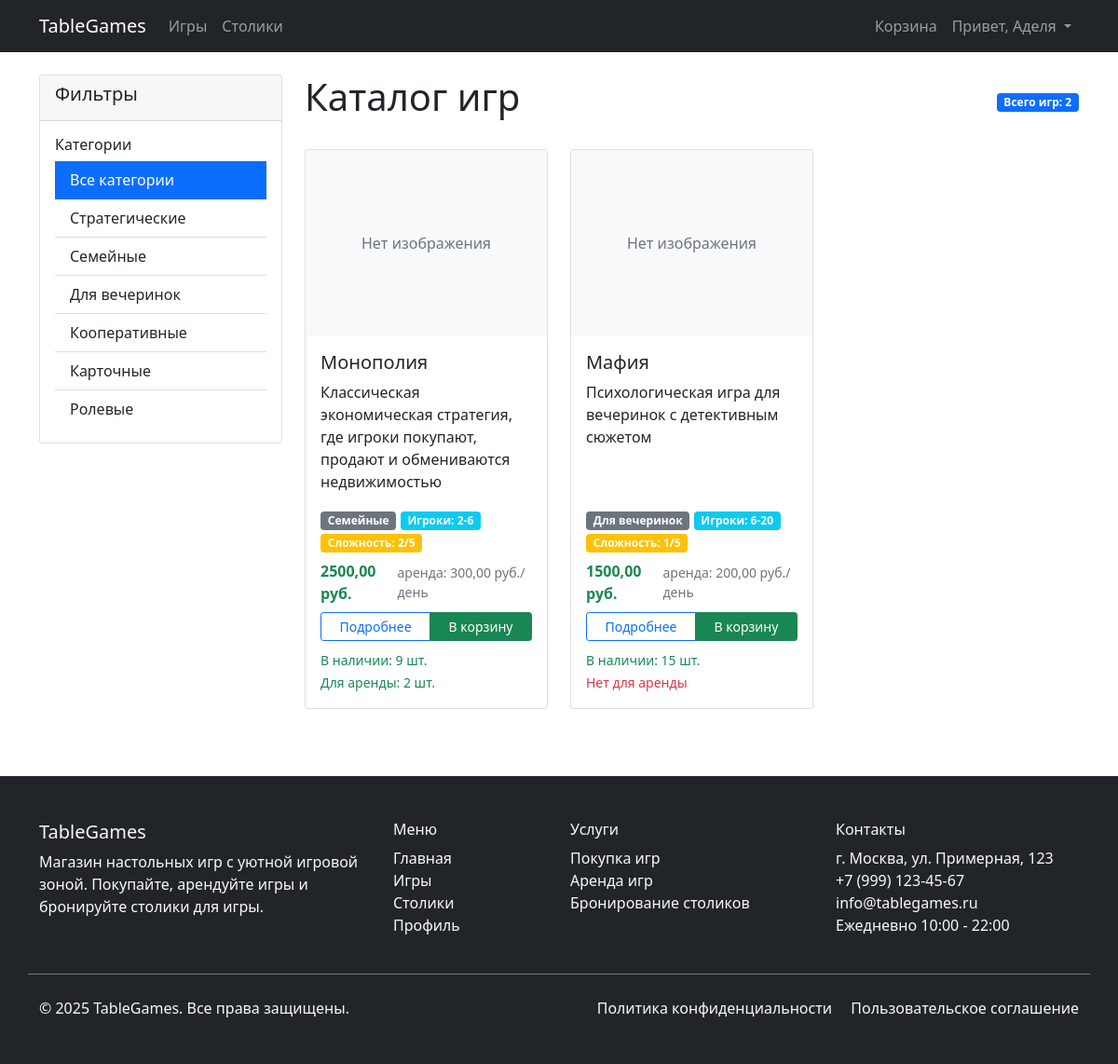
The app's page /games/ (signed in) with its own data.
### tablegames/models.py (models this page shows, shortened)
class Game(models.Model):
    GAME_CATEGORIES = [
        ('strategy', 'Стратегические'),
        ('family', 'Семейные'),
        ('party', 'Для вечеринок'),
        ('cooperative', 'Кооперативные'),
        ('card', 'Карточные'),
        ('rpg', 'Ролевые'),
    ]
    name = models.CharField(max_length=200, verbose_name='Название игры')
    description = models.TextField(verbose_name='Описание')
    category = models.CharField(max_length=20, choices=GAME_CATEGORIES, verbose_name='Категория')
    price = models.DecimalField(max_digits=10, decimal_places=2, verbose_name='Цена покупки')
    rental_price_per_day = models.DecimalField(max_digits=8, decimal_places=2, verbose_name='Цена аренды за день')
    min_players = models.PositiveIntegerField(validators=[MinValueValidator(1)],
                                              verbose_name='Минимальное количество игроков')
    max_players = models.PositiveIntegerField(validators=[MinValueValidator(1)],
                                              verbose_name='Максимальное количество игроков')
    play_time_minutes = models.PositiveIntegerField(verbose_name='Время игры (минуты)')
    difficulty = models.PositiveIntegerField(
        validators=[MinValueValidator(1), MaxValueValidator(5)],
        verbose_name='Сложность (1-5)'
    )
    in_stock = models.PositiveIntegerField(default=0, verbose_name='В наличии для покупки')
    available_for_rental = models.PositiveIntegerField(default=0, verbose_name='Доступно для аренды')
    image = models.ImageField(upload_to='games/', blank=True, null=True, verbose_name='Изображение')
    created_at = models.DateTimeField(auto_now_add=True)
    class Meta:
        verbose_name = 'Игра'
        verbose_name_plural = 'Игры'

### tablegames/views.py (the view)
# urls.py: path('games/', views.game_list, name='game_list'),
def game_list(request):
    games = Game.objects.all()
    category = request.GET.get('category')
    if category:
        games = games.filter(category=category)
    return render(request, 'tablegames/game_list.html', {
        'games': games,
        'category': category
    })

### tablegames/templates/tablegames/game_list.html (shortened to what this page needs)
{% extends 'tablegames/base.html' %}
{% block content %}
<div class="row">
    <div class="col-md-3">
        <div class="card">
            <div class="card-header">
                <h5>Фильтры</h5>
            </div>
            <div class="card-body">
                <h6>Категории</h6>
                <div class="list-group list-group-flush">
                    <a href="{% url 'game_list' %}" class="list-group-item list-group-item-action {% if not category %}active{% endif %}">Все категории</a>
                    <a href="{% url 'game_list' %}?category=strategy" class="list-group-item list-group-item-action {% if category == 'strategy' %}active{% endif %}">Стратегические</a>
                    <a href="{% url 'game_list' %}?category=family" class="list-group-item list-group-item-action {% if category == 'family' %}active{% endif %}">Семейные</a>
                    <a href="{% url 'game_list' %}?category=party" class="list-group-item list-group-item-action {% if category == 'party' %}active{% endif %}">Для вечеринок</a>
                    <a href="{% url 'game_list' %}?category=cooperative" class="list-group-item list-group-item-action {% if category == 'cooperative' %}active{% endif %}">Кооперативные</a>
                    <a href="{% url 'game_list' %}?category=card" class="list-group-item list-group-item-action {% if category == 'card' %}active{% endif %}">Карточные</a>
                    <a href="{% url 'game_list' %}?category=rpg" class="list-group-item list-group-item-action {% if category == 'rpg' %}active{% endif %}">Ролевые</a>
                </div>
            </div>
        </div>
    </div>
    <div class="col-md-9">
        <div class="d-flex justify-content-between align-items-center mb-4">
            <h1>Каталог игр</h1>
            <div>
                <span class="badge bg-primary">Всего игр: {{ games.count }}</span>
            </div>
        </div>
        <div class="row">
            {% for game in games %}
            <div class="col-md-6 col-lg-4 mb-4">
                <div class="card h-100">
                    {% if game.image %}
                    <img src="{{ game.image.url }}" class="card-img-top" alt="{{ game.name }}" style="height: 200px; object-fit: cover;">
                    {% else %}
                    <div class="card-img-top bg-light d-flex align-items-center justify-content-center" style="height: 200px;">
                        <span class="text-muted">Нет изображения</span>
                    </div>
                    {% endif %}
                    <div class="card-body d-flex flex-column">
                        <h5 class="card-title">{{ game.name }}</h5>
                        <p class="card-text flex-grow-1">{{ game.description|truncatewords:15 }}</p>
                        <div class="mb-2">
                            <span class="badge bg-secondary">{{ game.get_category_display }}</span>
                            <span class="badge bg-info">Игроки: {{ game.min_players }}-{{ game.max_players }}</span>
                            <span class="badge bg-warning">Сложность: {{ game.difficulty }}/5</span>
                        </div>
                        <div class="mt-auto">
                            <div class="d-flex justify-content-between align-items-center mb-2">
                                <strong class="text-success">{{ game.price }} руб.</strong>
                                <small class="text-muted">аренда: {{ game.rental_price_per_day }} руб./день</small>
                            </div>
                            <div class="btn-group w-100" role="group">
                                <a href="{% url 'game_detail' game.id %}" class="btn btn-outline-primary btn-sm">Подробнее</a>
                                {% if user.is_authenticated and game.in_stock > 0 %}
                                <button class="btn btn-success btn-sm add-to-cart-btn"
                                        data-game-id="{{ game.id }}"
                                        data-game-name="{{ game.name }}">
                                    В корзину
                                </button>
                                {% elif not user.is_authenticated %}
                                <a href="{% url 'login' %}?next={% url 'game_list' %}" class="btn btn-outline-secondary btn-sm">Войти для покупки</a>
                                {% else %}
                                <button class="btn btn-secondary btn-sm" disabled>Нет в наличии</button>
                                {% endif %}
                            </div>
                            <div class="mt-2">
                                <small class="text-muted">
                                    {% if game.in_stock > 0 %}
                                    <span class="text-success">В наличии: {{ game.in_stock }} шт.</span>
                                    {% else %}
                                    <span class="text-danger">Нет в наличии</span>
                                    {% endif %}
                                </small>
                                <br>
                                <small class="text-muted">
                                    {% if game.available_for_rental > 0 %}
                                    <span class="text-success">Для аренды: {{ game.available_for_rental }} шт.</span>
                                    {% else %}
                                    <span class="text-danger">Нет для аренды</span>
                                    {% endif %}
                                </small>
                            </div>
                        </div>
                    </div>
                </div>
            </div>
            {% empty %}
            <div class="col-12">
                <div class="alert alert-info">
                    Игры не найдены. Попробуйте изменить фильтры.
                </div>
            </div>
            {% endfor %}
        </div>
    </div>
</div>
{% endblock %}

### tablegames/templates/tablegames/base.html (shortened to what this page needs)
<!DOCTYPE html>
<html lang="ru">
<head>
    <link href="https://cdn.jsdelivr.net/npm/bootstrap@5.1.3/dist/css/bootstrap.min.css" rel="stylesheet">
    {% load static %}
</head>
<body class="d-flex flex-column min-vh-100">
    <nav class="navbar navbar-expand-lg navbar-dark bg-dark">
    <div class="container">
        <a class="navbar-brand" href="{% url 'index' %}">TableGames</a>
        <div class="collapse navbar-collapse" id="navbarNav">
            <ul class="navbar-nav me-auto">
                <li class="nav-item">
                    <a class="nav-link" href="{% url 'game_list' %}">Игры</a>
                </li>
                <li class="nav-item">
                    <a class="nav-link" href="{% url 'table_list' %}">Столики</a>
                </li>
            </ul>
            <ul class="navbar-nav">
                {% if user.is_authenticated %}
                <li class="nav-item">
                    <a class="nav-link" href="{% url 'cart_view' %}">Корзина</a>
                </li>
                <li class="nav-item dropdown">
                    <a class="nav-link dropdown-toggle" href="#" role="button" data-bs-toggle="dropdown">
                        Привет, {{ user.first_name|default:user.username }}
                    </a>
                </li>
                {% endif %}
            </ul>
        </div>
    </div>
</nav>
    <main class="flex-grow-1">
        <div class="container mt-4">
            {% block content %}
            {% endblock %}
        </div>
    </main>
    <footer class="bg-dark text-light mt-5">
        <div class="container py-5">
            <div class="row">
                <div class="col-md-4 mb-4">
                    <h5>TableGames</h5>
                    <p>Магазин настольных игр с уютной игровой зоной. Покупайте, арендуйте игры и бронируйте столики для игры.</p>
                </div>
                <div class="col-md-2 mb-4">
                    <h6>Меню</h6>
                    <ul class="list-unstyled">
                        <li><a href="{% url 'index' %}" class="text-light text-decoration-none">Главная</a></li>
                        <li><a href="{% url 'game_list' %}" class="text-light text-decoration-none">Игры</a></li>
                        <li><a href="{% url 'table_list' %}" class="text-light text-decoration-none">Столики</a></li>
                        <li><a href="{% url 'profile' %}" class="text-light text-decoration-none">Профиль</a></li>
                    </ul>
                </div>
                <div class="col-md-3 mb-4">
                    <h6>Услуги</h6>
                    <ul class="list-unstyled">
                        <li><a href="{% url 'game_list' %}" class="text-light text-decoration-none">Покупка игр</a></li>
                        <li><a href="{% url 'game_list' %}" class="text-light text-decoration-none">Аренда игр</a></li>
                        <li><a href="{% url 'table_list' %}" class="text-light text-decoration-none">Бронирование столиков</a></li>
                    </ul>
                </div>
                <div class="col-md-3 mb-4">
                    <h6>Контакты</h6>
                    <ul class="list-unstyled">
                        <li>г. Москва, ул. Примерная, 123</li>
                        <li>+7 (999) 123-45-67</li>
                        <li>info@tablegames.ru</li>
                        <li>Ежедневно 10:00 - 22:00</li>
                    </ul>
                </div>
            </div>
            <div class="row pt-4 border-top border-secondary">
                <div class="col-md-6">
                    <p class="mb-0">&copy; 2025 TableGames. Все права защищены.</p>
                </div>
                <div class="col-md-6 text-md-end">
                    <a href="#" class="text-light text-decoration-none me-3">Политика конфиденциальности</a>
                    <a href="#" class="text-light text-decoration-none">Пользовательское соглашение</a>
                </div>
            </div>
        </div>
    </footer>
</body>
</html>

### records on screen
Game: image "Нет изображения", name "Монополия", description "Классическая экономическая стратегия, где игроки покупают, продают и обмениваются недвижимостью", category "Семейные", min_players "2", max_players "6", difficulty "2", price "2500,00", rental_price_per_day "300,00", in_stock "9", available_for_rental "2"
Game: image "Нет изображения", name "Мафия", description "Психологическая игра для вечеринок с детективным сюжетом", category "Для вечеринок", min_players "6", max_players "20", difficulty "1", price "1500,00", rental_price_per_day "200,00", in_stock "15", available_for_rental "Нет для аренды"

### other values on screen
{{ user.first_name|default:user.username }} "Аделя"
{{ games.count }} "2"
